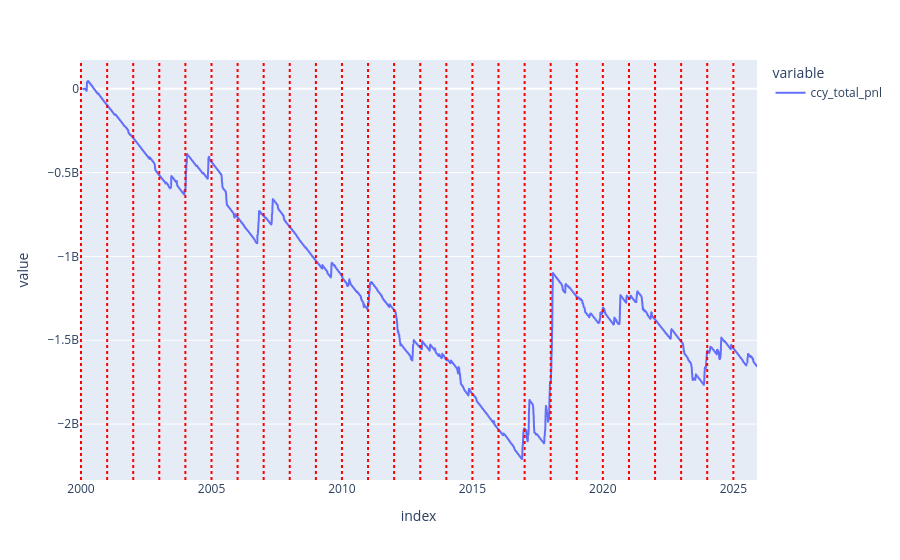

The notebook cell saved with this chart:
### Code cell
x_cumsum = x.cumsum()
fig = px.line(x_cumsum)
for year in x.index.year.unique():
    fig.add_vline(x=pd.Timestamp(year=year, month=1, day=1), line_dash="dot", line_color="red")
fig.show()

### Figure 1 — Plotly figure (JSON) as saved in the notebook; plotly's stock layout.template omitted (floating-point values rounded to 4 significant figures; data arrays with more than 128 entries replaced by an {"elided": "..."} marker saying what was removed)
{"data": [{"hovertemplate": "variable=ccy_total_pnl<br>index=%{x}<br>value=%{y}<extra></extra>", "legendgroup": "ccy_total_pnl", "line": {"color": "#636efa", "dash": "solid"}, "marker": {"symbol": "circle"}, "mode": "lines", "name": "ccy_total_pnl", "showlegend": true, "type": "scattergl", "x": {"elided": "6497 str values"}, "xaxis": "x", "y": {"elided": "6497 float values"}, "yaxis": "y"}], "layout": {"legend": {"title": {"text": "variable"}, "tracegroupgap": 0}, "margin": {"t": 60}, "shapes": [{"line": {"color": "red", "dash": "dot"}, "type": "line", "x0": "2000-01-01T00:00:00", "x1": "2000-01-01T00:00:00", "xref": "x", "y0": 0, "y1": 1, "yref": "y domain"}, {"line": {"color": "red", "dash": "dot"}, "type": "line", "x0": "2001-01-01T00:00:00", "x1": "2001-01-01T00:00:00", "xref": "x", "y0": 0, "y1": 1, "yref": "y domain"}, {"line": {"color": "red", "dash": "dot"}, "type": "line", "x0": "2002-01-01T00:00:00", "x1": "2002-01-01T00:00:00", "xref": "x", "y0": 0, "y1": 1, "yref": "y domain"}, {"line": {"color": "red", "dash": "dot"}, "type": "line", "x0": "2003-01-01T00:00:00", "x1": "2003-01-01T00:00:00", "xref": "x", "y0": 0, "y1": 1, "yref": "y domain"}, {"line": {"color": "red", "dash": "dot"}, "type": "line", "x0": "2004-01-01T00:00:00", "x1": "2004-01-01T00:00:00", "xref": "x", "y0": 0, "y1": 1, "yref": "y domain"}, {"line": {"color": "red", "dash": "dot"}, "type": "line", "x0": "2005-01-01T00:00:00", "x1": "2005-01-01T00:00:00", "xref": "x", "y0": 0, "y1": 1, "yref": "y domain"}, {"line": {"color": "red", "dash": "dot"}, "type": "line", "x0": "2006-01-01T00:00:00", "x1": "2006-01-01T00:00:00", "xref": "x", "y0": 0, "y1": 1, "yref": "y domain"}, {"line": {"color": "red", "dash": "dot"}, "type": "line", "x0": "2007-01-01T00:00:00", "x1": "2007-01-01T00:00:00", "xref": "x", "y0": 0, "y1": 1, "yref": "y domain"}, {"line": {"color": "red", "dash": "dot"}, "type": "line", "x0": "2008-01-01T00:00:00", "x1": "2008-01-01T00:00:00", "xref": "x", "y0": 0, "y1": 1, "yref": "y domain"}, {"line": {"color": "red", "dash": "dot"}, "type": "line", "x0": "2009-01-01T00:00:00", "x1": "2009-01-01T00:00:00", "xref": "x", "y0": 0, "y1": 1, "yref": "y domain"}, {"line": {"color": "red", "dash": "dot"}, "type": "line", "x0": "2010-01-01T00:00:00", "x1": "2010-01-01T00:00:00", "xref": "x", "y0": 0, "y1": 1, "yref": "y domain"}, {"line": {"color": "red", "dash": "dot"}, "type": "line", "x0": "2011-01-01T00:00:00", "x1": "2011-01-01T00:00:00", "xref": "x", "y0": 0, "y1": 1, "yref": "y domain"}, {"line": {"color": "red", "dash": "dot"}, "type": "line", "x0": "2012-01-01T00:00:00", "x1": "2012-01-01T00:00:00", "xref": "x", "y0": 0, "y1": 1, "yref": "y domain"}, {"line": {"color": "red", "dash": "dot"}, "type": "line", "x0": "2013-01-01T00:00:00", "x1": "2013-01-01T00:00:00", "xref": "x", "y0": 0, "y1": 1, "yref": "y domain"}, {"line": {"color": "red", "dash": "dot"}, "type": "line", "x0": "2014-01-01T00:00:00", "x1": "2014-01-01T00:00:00", "xref": "x", "y0": 0, "y1": 1, "yref": "y domain"}, {"line": {"color": "red", "dash": "dot"}, "type": "line", "x0": "2015-01-01T00:00:00", "x1": "2015-01-01T00:00:00", "xref": "x", "y0": 0, "y1": 1, "yref": "y domain"}, {"line": {"color": "red", "dash": "dot"}, "type": "line", "x0": "2016-01-01T00:00:00", "x1": "2016-01-01T00:00:00", "xref": "x", "y0": 0, "y1": 1, "yref": "y domain"}, {"line": {"color": "red", "dash": "dot"}, "type": "line", "x0": "2017-01-01T00:00:00", "x1": "2017-01-01T00:00:00", "xref": "x", "y0": 0, "y1": 1, "yref": "y domain"}, {"line": {"color": "red", "dash": "dot"}, "type": "line", "x0": "2018-01-01T00:00:00", "x1": "2018-01-01T00:00:00", "xref": "x", "y0": 0, "y1": 1, "yref": "y domain"}, {"line": {"color": "red", "dash": "dot"}, "type": "line", "x0": "2019-01-01T00:00:00", "x1": "2019-01-01T00:00:00", "xref": "x", "y0": 0, "y1": 1, "yref": "y domain"}, {"line": {"color": "red", "dash": "dot"}, "type": "line", "x0": "2020-01-01T00:00:00", "x1": "2020-01-01T00:00:00", "xref": "x", "y0": 0, "y1": 1, "yref": "y domain"}, {"line": {"color": "red", "dash": "dot"}, "type": "line", "x0": "2021-01-01T00:00:00", "x1": "2021-01-01T00:00:00", "xref": "x", "y0": 0, "y1": 1, "yref": "y domain"}, {"line": {"color": "red", "dash": "dot"}, "type": "line", "x0": "2022-01-01T00:00:00", "x1": "2022-01-01T00:00:00", "xref": "x", "y0": 0, "y1": 1, "yref": "y domain"}, {"line": {"color": "red", "dash": "dot"}, "type": "line", "x0": "2023-01-01T00:00:00", "x1": "2023-01-01T00:00:00", "xref": "x", "y0": 0, "y1": 1, "yref": "y domain"}, {"line": {"color": "red", "dash": "dot"}, "type": "line", "x0": "2024-01-01T00:00:00", "x1": "2024-01-01T00:00:00", "xref": "x", "y0": 0, "y1": 1, "yref": "y domain"}, {"line": {"color": "red", "dash": "dot"}, "type": "line", "x0": "2025-01-01T00:00:00", "x1": "2025-01-01T00:00:00", "xref": "x", "y0": 0, "y1": 1, "yref": "y domain"}], "xaxis": {"anchor": "y", "domain": [0, 1], "title": {"text": "index"}}, "yaxis": {"anchor": "x", "domain": [0, 1], "title": {"text": "value"}}}}
